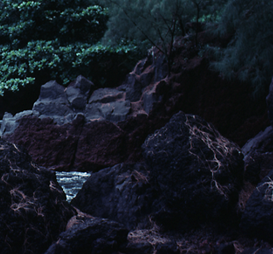
#> input picture day7-opencv/Image/image_5_3.png, 273 x 254 px
$ python '3图像增强-三通道曝光.py'
#> lines starting #> are read from the running program, lines starting #| are printed output that depends on the picture
import cv2 as cv
import copy
import numpy as np

# 读取图像  0就读灰度图
# img= cv.imread('Image/image_5_2.png',0)

img = cv.imread('Image/image_5_3.png')
#> img is the input picture: shape (254, 273, 3); mean B, G, R 35.2, 26.8, 21.3

# 拆分三通道
b,g,r=cv.split(img)
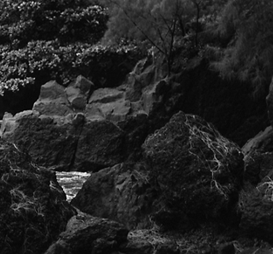
#> b: shape (254, 273); min 0, max 247, mean 35.2
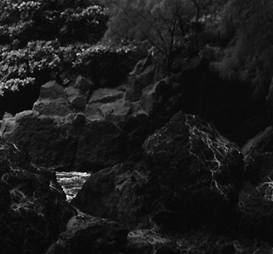
#> g: shape (254, 273); min 0, max 249, mean 26.8
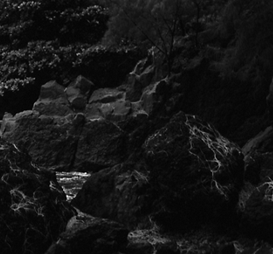
#> r: shape (254, 273); min 0, max 246, mean 21.3

# 均衡化
img_b =cv.equalizeHist(b)
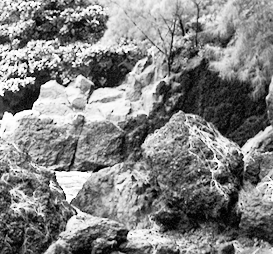
#> img_b: shape (254, 273); min 0, max 255, mean 129.9
img_g =cv.equalizeHist(g)
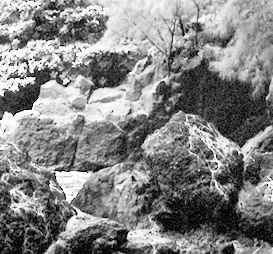
#> img_g: shape (254, 273); min 0, max 255, mean 131.5

img_r =cv.equalizeHist(r)
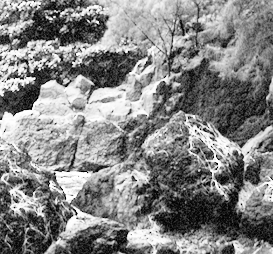
#> img_r: shape (254, 273); min 0, max 255, mean 131.9

# 合并
img_new=cv.merge([img_b,img_g,img_r])
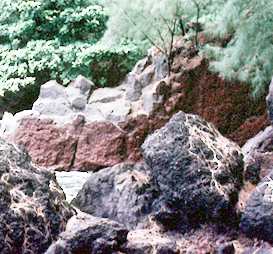
#> img_new: shape (254, 273, 3); mean B, G, R 129.9, 131.5, 131.9
#
cv.imshow('image', img)

cv.imshow('img_new', img_new)
cv.waitKey()
cv.destroyAllWindows()

$ run again, with day7-opencv/Image/image_10_1.png copied over day7-opencv/Image/image_5_3.png
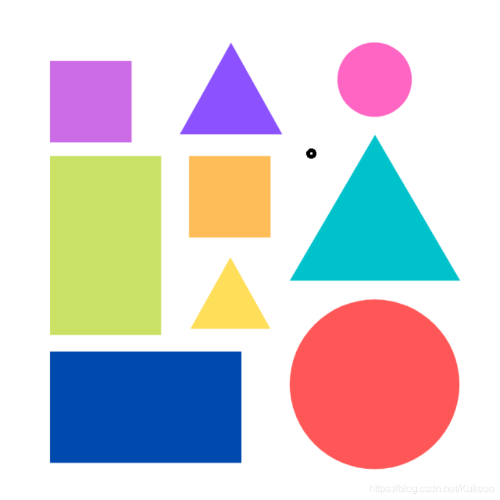
#> input picture day7-opencv/Image/image_10_1.png, 500 x 500 px
#> img is the input picture: shape (500, 500, 3); mean B, G, R 209.9, 207, 212.6
#> `img_r =cv.equalizeHist(r)`:
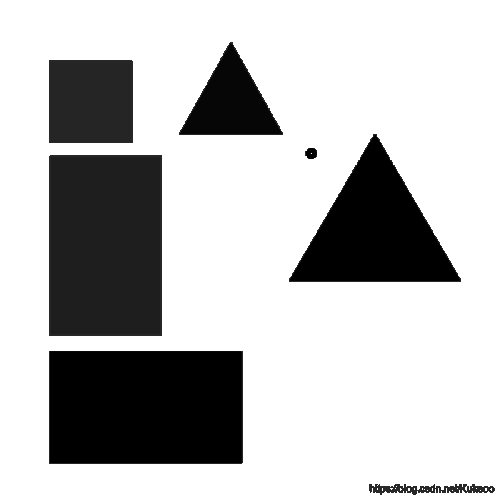
#> img_r: shape (500, 500); min 0, max 255, mean 189.3
#> `img_new=cv.merge([img_b,img_g,img_r])`:
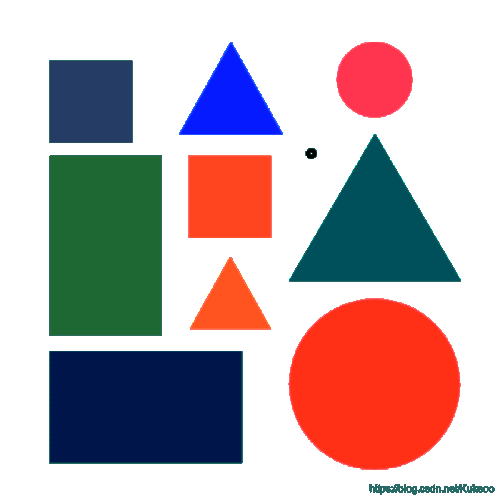
#> img_new: shape (500, 500, 3); mean B, G, R 175.8, 172.8, 189.3

$ run again, with day7-opencv/Image/image_12_2.png copied over day7-opencv/Image/image_5_3.png
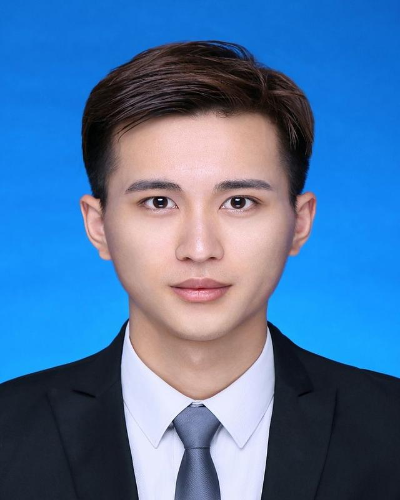
#> input picture day7-opencv/Image/image_12_2.png, 400 x 500 px
#> img is the input picture: shape (500, 400, 3); mean B, G, R 161.9, 116.3, 76.9
#> `img_r =cv.equalizeHist(r)`:
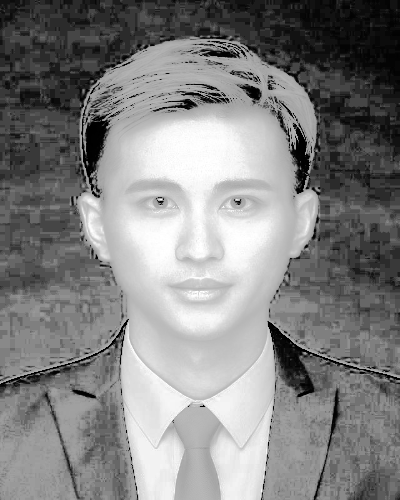
#> img_r: shape (500, 400); min 0, max 255, mean 130.7
#> `img_new=cv.merge([img_b,img_g,img_r])`:
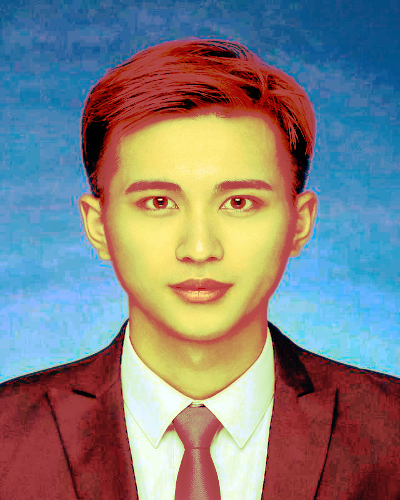
#> img_new: shape (500, 400, 3); mean B, G, R 128.9, 128.5, 130.7
